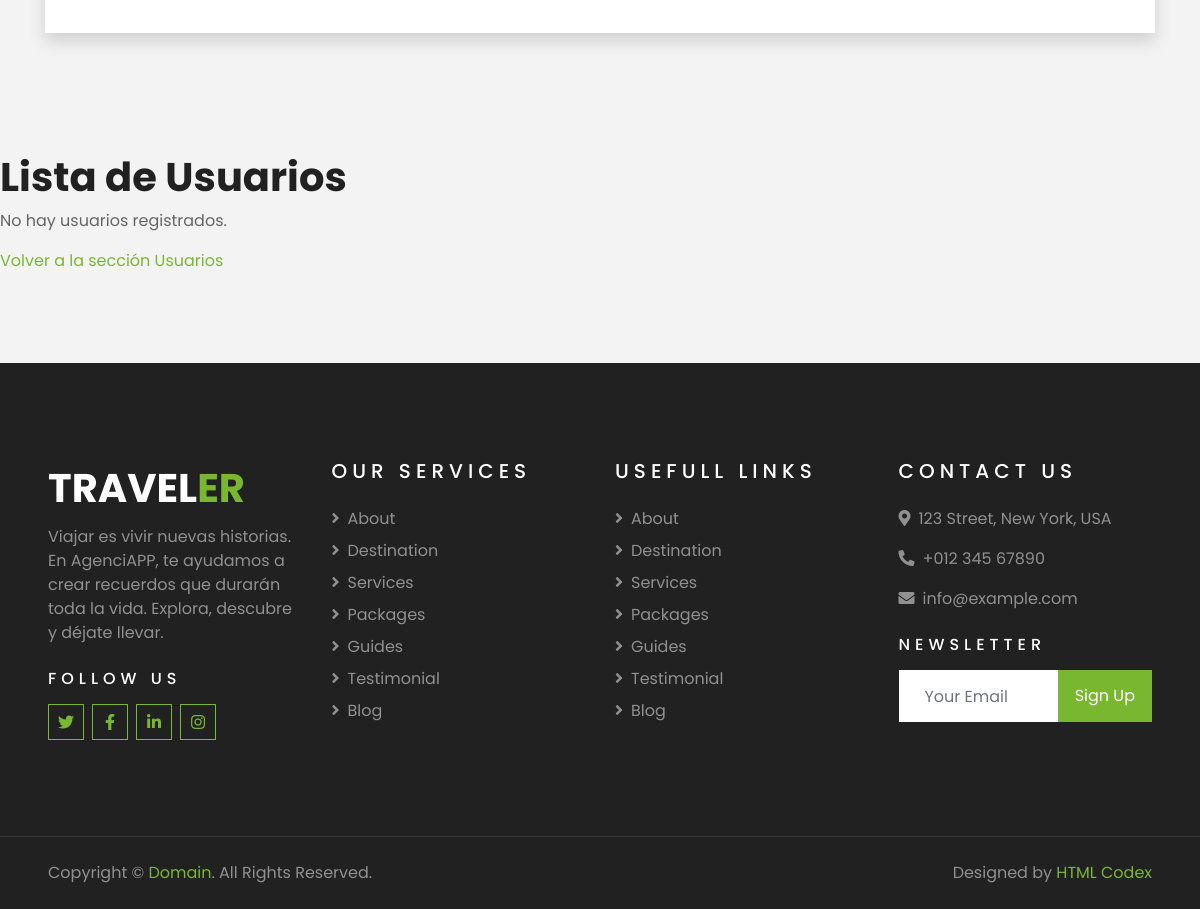
/AgenciaAPP/usuarios/lista/ (lower part), run on an earlier commit of the app's database.
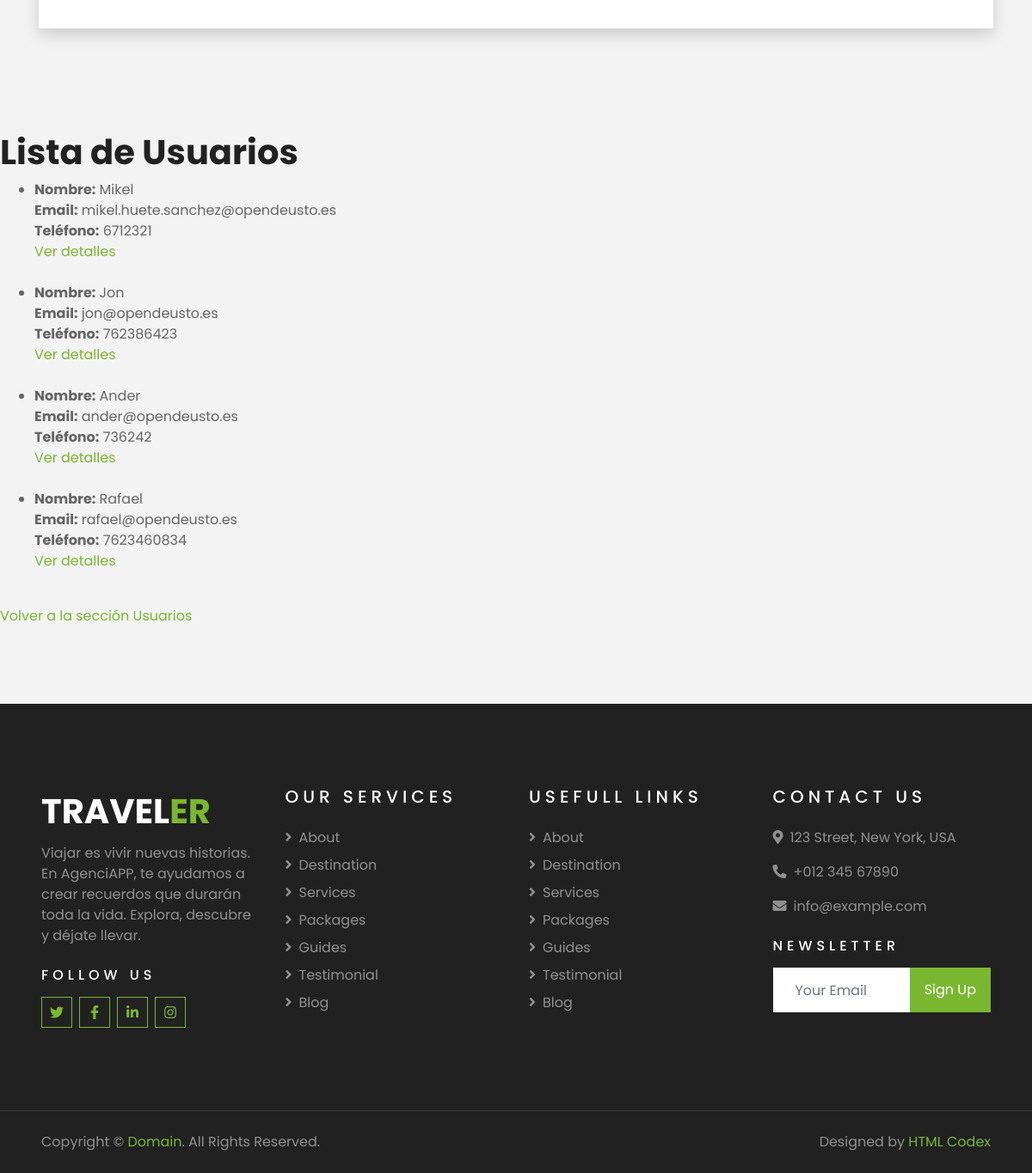
And on a later commit of the database.
### AgenciaAPP/models.py (models this page shows, shortened)
class Usuario(models.Model):
   nombre = models.CharField(max_length=100)
   email = models.EmailField(unique=True)
   telefono = models.IntegerField(max_length=15, blank=True, null=True)
   fecha_registro = models.DateField(auto_now_add=True)

### AgenciaAPP/views.py (the view)
# urls.py: path('usuarios/lista/', views.lista_usuarios, name='lista_usuarios'),
def lista_usuarios(request):
   usuarios = Usuario.objects.all()
   context = {'usuarios': usuarios}
   return render(request, 'usuarios/lista_usuarios.html', context)

### AgenciaAPP/templates/usuarios/lista_usuarios.html
{% extends 'index.html' %}
{% block content %}
<h1>Lista de Usuarios</h1>
{% if usuarios %}
    <ul>
        {% for usuario in usuarios %}
            <li>
                <strong>Nombre:</strong> {{ usuario.nombre }}<br>
                <strong>Email:</strong> {{ usuario.email }}<br>
                {% if usuario.telefono %}
                    <strong>Teléfono:</strong> {{ usuario.telefono }}<br>
                {% endif %}
                <a href="{% url 'detalle_usuario' usuario.id %}">Ver detalles</a>
            </li>
            <br>
        {% endfor %}
    </ul>
{% else %}
    <p>No hay usuarios registrados.</p>
{% endif %}
<a href="{% url 'Usuarios' %}">Volver a la sección Usuarios</a><br>
{% endblock %}

### AgenciaAPP/templates/index.html (shortened to what this page needs)
{% load static %}
<!DOCTYPE html>
<html lang="en">
<head>
    <link href="https://cdnjs.cloudflare.com/ajax/libs/font-awesome/5.10.0/css/all.min.css" rel="stylesheet">
    <link href="{% static 'owlcarousel/assets/owl.carousel.min.css' %}" rel="stylesheet">
    <link href="{% static 'lib/tempusdominus/css/tempusdominus-bootstrap-4.min.css' %}" rel="stylesheet" />
    <link href="{% static 'css/style.css' %}" rel="stylesheet">
</head>
<body>
    <div class="container-fluid booking mt-5 pb-5">
        <div class="container pb-5">
            <div class="bg-light shadow" style="padding: 30px;">
            </div>
        </div>
    </div>
    {% block content %} {% endblock %}
    <div class="container-fluid bg-dark text-white-50 py-5 px-sm-3 px-lg-5" style="margin-top: 90px;">
        <div class="row pt-5">
            <div class="col-lg-3 col-md-6 mb-5">
                <a href="" class="navbar-brand">
                    <h1 class="text-primary"><span class="text-white">TRAVEL</span>ER</h1>
                </a>
                <p>Viajar es vivir nuevas historias. En AgenciAPP, te ayudamos a crear recuerdos que durarán toda la vida. Explora, descubre y déjate llevar.</p>
                <h6 class="text-white text-uppercase mt-4 mb-3" style="letter-spacing: 5px;">Follow Us</h6>
                <div class="d-flex justify-content-start">
                    <a class="btn btn-outline-primary btn-square mr-2" href="#"><i class="fab fa-twitter"></i></a>
                    <a class="btn btn-outline-primary btn-square mr-2" href="#"><i class="fab fa-facebook-f"></i></a>
                    <a class="btn btn-outline-primary btn-square mr-2" href="#"><i class="fab fa-linkedin-in"></i></a>
                    <a class="btn btn-outline-primary btn-square" href="#"><i class="fab fa-instagram"></i></a>
                </div>
            </div>
            <div class="col-lg-3 col-md-6 mb-5">
                <h5 class="text-white text-uppercase mb-4" style="letter-spacing: 5px;">Our Services</h5>
                <div class="d-flex flex-column justify-content-start">
                    <a class="text-white-50 mb-2" href="#"><i class="fa fa-angle-right mr-2"></i>About</a>
                    <a class="text-white-50 mb-2" href="#"><i class="fa fa-angle-right mr-2"></i>Destination</a>
                    <a class="text-white-50 mb-2" href="#"><i class="fa fa-angle-right mr-2"></i>Services</a>
                    <a class="text-white-50 mb-2" href="#"><i class="fa fa-angle-right mr-2"></i>Packages</a>
                    <a class="text-white-50 mb-2" href="#"><i class="fa fa-angle-right mr-2"></i>Guides</a>
                    <a class="text-white-50 mb-2" href="#"><i class="fa fa-angle-right mr-2"></i>Testimonial</a>
                    <a class="text-white-50" href="#"><i class="fa fa-angle-right mr-2"></i>Blog</a>
                </div>
            </div>
            <div class="col-lg-3 col-md-6 mb-5">
                <h5 class="text-white text-uppercase mb-4" style="letter-spacing: 5px;">Usefull Links</h5>
                <div class="d-flex flex-column justify-content-start">
                    <a class="text-white-50 mb-2" href="#"><i class="fa fa-angle-right mr-2"></i>About</a>
                    <a class="text-white-50 mb-2" href="#"><i class="fa fa-angle-right mr-2"></i>Destination</a>
                    <a class="text-white-50 mb-2" href="#"><i class="fa fa-angle-right mr-2"></i>Services</a>
                    <a class="text-white-50 mb-2" href="#"><i class="fa fa-angle-right mr-2"></i>Packages</a>
                    <a class="text-white-50 mb-2" href="#"><i class="fa fa-angle-right mr-2"></i>Guides</a>
                    <a class="text-white-50 mb-2" href="#"><i class="fa fa-angle-right mr-2"></i>Testimonial</a>
                    <a class="text-white-50" href="#"><i class="fa fa-angle-right mr-2"></i>Blog</a>
                </div>
            </div>
            <div class="col-lg-3 col-md-6 mb-5">
                <h5 class="text-white text-uppercase mb-4" style="letter-spacing: 5px;">Contact Us</h5>
                <p><i class="fa fa-map-marker-alt mr-2"></i>123 Street, New York, USA</p>
                <p><i class="fa fa-phone-alt mr-2"></i>+012 345 67890</p>
                <p><i class="fa fa-envelope mr-2"></i>info@example.com</p>
                <h6 class="text-white text-uppercase mt-4 mb-3" style="letter-spacing: 5px;">Newsletter</h6>
                <div class="w-100">
                    <div class="input-group">
                        <input type="text" class="form-control border-light" style="padding: 25px;" placeholder="Your Email">
                        <div class="input-group-append">
                            <button class="btn btn-primary px-3">Sign Up</button>
                        </div>
                    </div>
                </div>
            </div>
        </div>
    </div>
    <div class="container-fluid bg-dark text-white border-top py-4 px-sm-3 px-md-5" style="border-color: rgba(256, 256, 256, .1) !important;">
        <div class="row">
            <div class="col-lg-6 text-center text-md-left mb-3 mb-md-0">
                <p class="m-0 text-white-50">Copyright &copy; <a href="#">Domain</a>. All Rights Reserved.</a>
                </p>
            </div>
            <div class="col-lg-6 text-center text-md-right">
                <p class="m-0 text-white-50">Designed by <a href="https://htmlcodex.com">HTML Codex</a>
                </p>
            </div>
        </div>
    </div>
</body>
</html>

What changed in the data, as far as the page shows it:
added Usuario: nombre "Mikel", email "mikel.huete.sanchez@opendeusto.es", telefono "6712321"
added Usuario: nombre "Jon", email "jon@opendeusto.es", telefono "762386423"
added Usuario: nombre "Ander", email "ander@opendeusto.es", telefono "736242"
added Usuario: nombre "Rafael", email "rafael@opendeusto.es", telefono "7623460834"
Also different on the page:
text no longer shown: "No hay usuarios registrados."
